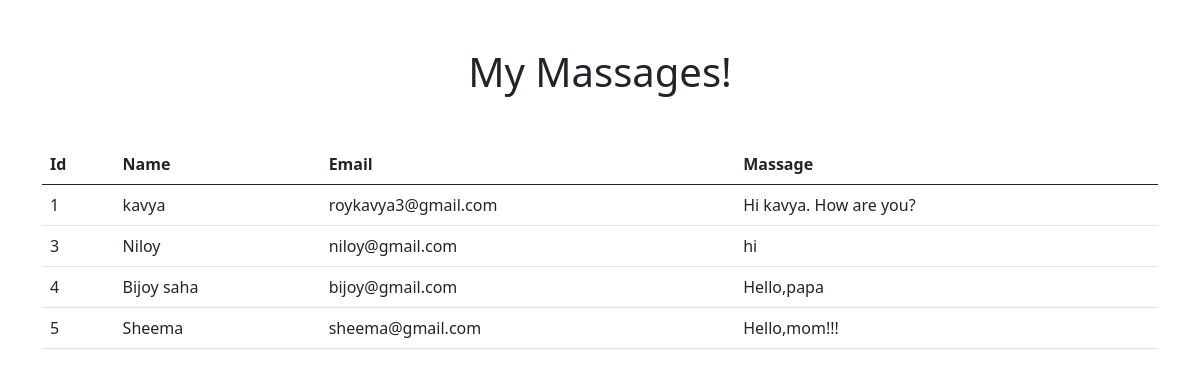
The app's page /data/ with its own data.
### new/models.py (models this page shows, shortened)
class Contact(models.Model):
    name=models.CharField(max_length=100,null=True)
    email=models.EmailField(max_length=100,null=True)
    massage=models.TextField(max_length=500,null=True)

### new/views.py (the view)
# urls.py: path("data/", showdata,name='showdata'),
def showdata(request):
    contact = Contact.objects.all()
    data = {'Contact':contact}
    return render(request,'showdata.html',data)

### templates/showdata.html (shortened to what this page needs)
<!doctype html>
<html lang="en">
  <head>
    <link href="https://cdn.jsdelivr.net/npm/bootstrap@5.0.2/dist/css/bootstrap.min.css" rel="stylesheet">
  </head>
  <body>
      <div class="container">
        <h1 class="text-center mt-5">My Massages!</h1>
        <div>
            <table class="table mt-5">
                <thead>
                  <tr>
                    <th scope="col">Id</th>
                    <th scope="col">Name</th>
                    <th scope="col">Email</th>
                    <th scope="col">Massage</th>
                  </tr>
                </thead>
                <tbody>
                {% for i in Contact %}
                  <tr>
                    <td>{{i.id}}</td>
                    <td>{{i.name}}</td>
                    <td>{{i.email}}</td>
                    <td>{{i.massage}}</td>
                  </tr>
                {% endfor %}
                </tbody>
              </table>
        </div>
      </div>
  </body>
</html>

### records on screen
Contact: id "1", name "kavya", email "roykavya3@gmail.com", massage "Hi kavya. How are you?"
Contact: id "3", name "Niloy", email "niloy@gmail.com", massage "hi"
Contact: id "4", name "Bijoy saha", email "bijoy@gmail.com", massage "Hello,papa"
Contact: id "5", name "Sheema", email "sheema@gmail.com", massage "Hello,mom!!!"
